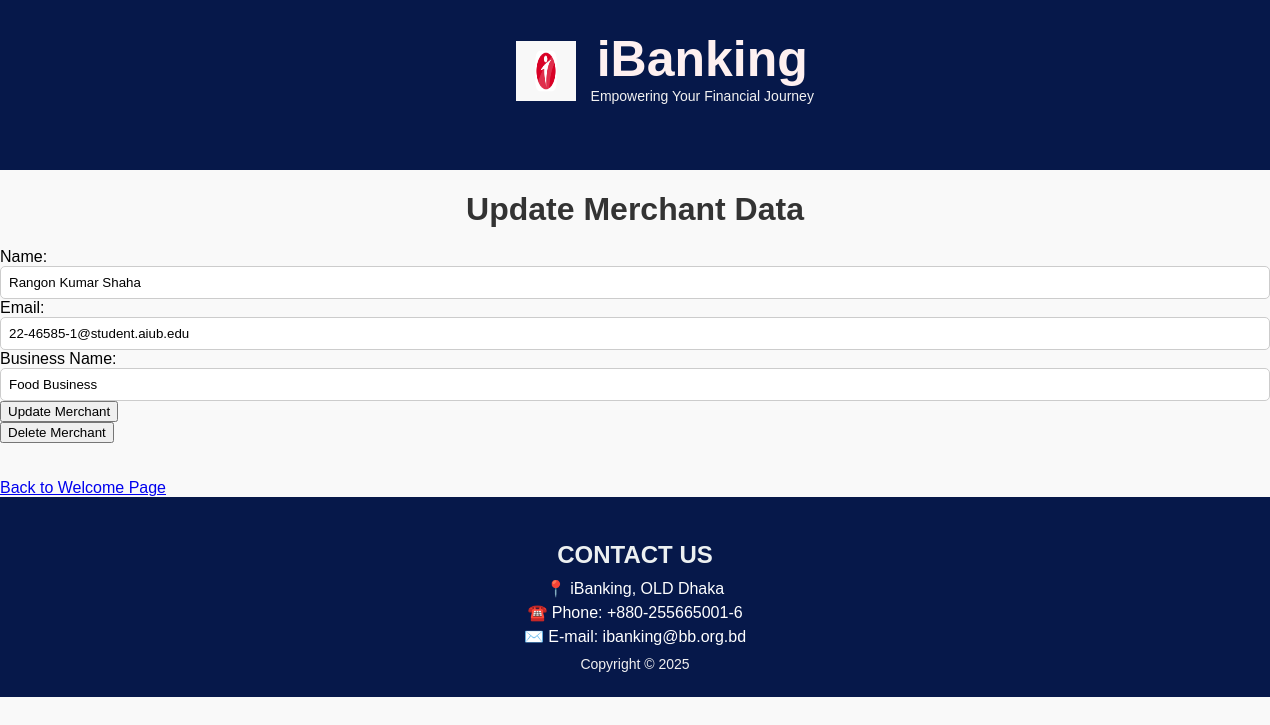
The app's page /admin/view/merchant_update.php?id=Rangon Kumar Shaha (signed in) with its own data.
### tables this page shows
CREATE TABLE `merchant` (
  `MerchantId` int(100) NOT NULL,
  `Name` text NOT NULL,
  `Email` varchar(100) NOT NULL,
  `Password` varchar(100) NOT NULL,
  `BusinessName` varchar(100) NOT NULL
);

### admin/view/merchant_update.php (the view, shortened to what this page needs)
<?php
$merchantId = isset($_GET['id']) ? $_GET['id'] : '';
if ($merchantId) {
    $db = new myDB();
    $connection = $db->openCon();
    $stmt = $connection->prepare("SELECT * FROM merchant WHERE Name = ?");
    $stmt->bind_param("s", $merchantId);
    $stmt->execute();
    $result = $stmt->get_result();
    $merchantData = $result->fetch_assoc();
} else {
    header("Location: welcome.php");
    exit();
}
?>
<!DOCTYPE html>
<html lang="en">
<head>
    <link rel="stylesheet" href="../css/mystyle.css">
</head>
<body>
<?php include 'header.php'; ?>
    <h1>Update Merchant Data</h1>
    <form action="../control/merchant_update_control.php" method="POST">
        <div class="form-group">
            <label for="name">Name:</label>
            <input type="text" id="name" name="name" value="<?php echo $merchantData['Name']; ?>">
        </div>
        <div class="form-group">
            <label for="email">Email:</label>
            <input type="text" id="email" name="email" value="<?php echo $merchantData['Email']; ?>">
        </div>
        <div class="form-group">
            <label for="business_name">Business Name:</label>
            <input type="text" id="business_name" name="business_name" value="<?php echo $merchantData['BusinessName']; ?>">
        </div>
        <button type="submit">Update Merchant</button>
    </form>
    <form action="../control/merchant_delete_control.php" method="POST" onsubmit="return confirm('Are you sure you want to delete this merchant?');">
        <button type="submit" class="delete-button">Delete Merchant</button>
    </form>
    <br><br>
    <a href="welcome.php">Back to Welcome Page</a>
    <?php include 'footer.php'; ?>
</body>
</html>

### admin/css/mystyle.css (style rules this page uses)
body { font-family: Arial, sans-serif; background-color: #f9f9f9; margin: 0; padding: 0; }
h1 { text-align: center; color: #333; margin-bottom: 20px; }
input[type="text"], input[type="password"], input[type="email"], select { width: 100%; padding: 8px; border: 1px solid #ccc; border-radius: 5px; box-sizing: border-box; }

### records on screen
merchant: name "Rangon Kumar Shaha", email "22-46585-1@student.aiub.edu", business_name "Food Business"
